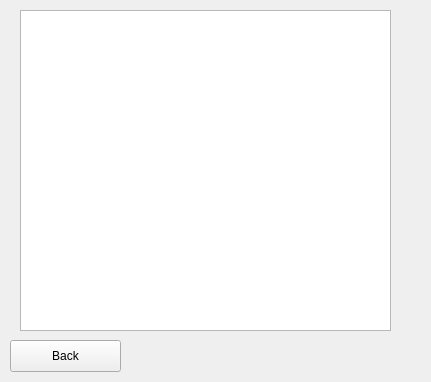
<?xml version="1.0" encoding="UTF-8"?>
<ui version="4.0">
 <class>reccomendations</class>
 <widget class="QWidget" name="reccomendations">
  <property name="geometry">
   <rect>
    <x>0</x>
    <y>0</y>
    <width>431</width>
    <height>382</height>
   </rect>
  </property>
  <property name="sizePolicy">
   <sizepolicy hsizetype="Expanding" vsizetype="Expanding">
    <horstretch>0</horstretch>
    <verstretch>0</verstretch>
   </sizepolicy>
  </property>
  <property name="windowTitle">
   <string>Form</string>
  </property>
  <property name="autoFillBackground">
   <bool>true</bool>
  </property>
  <widget class="QPushButton" name="backButton">
   <property name="geometry">
    <rect>
     <x>10</x>
     <y>340</y>
     <width>111</width>
     <height>32</height>
    </rect>
   </property>
   <property name="text">
    <string>Back</string>
   </property>
  </widget>
  <widget class="QTextEdit" name="TextDisplay">
   <property name="geometry">
    <rect>
     <x>20</x>
     <y>10</y>
     <width>371</width>
     <height>321</height>
    </rect>
   </property>
   <property name="autoFillBackground">
    <bool>true</bool>
   </property>
   <property name="readOnly">
    <bool>true</bool>
   </property>
  </widget>
 </widget>
 <resources/>
 <connections/>
</ui>
